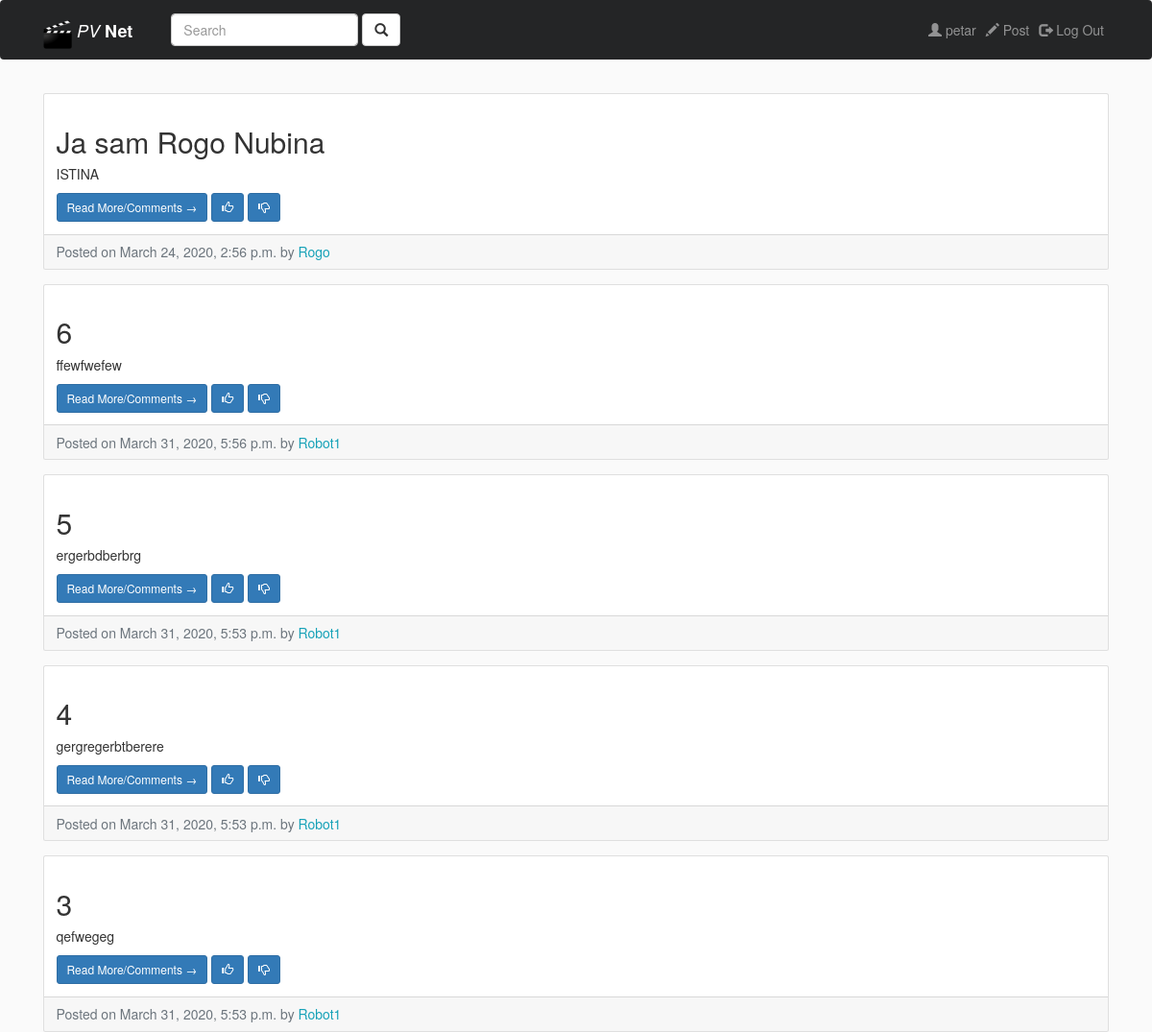
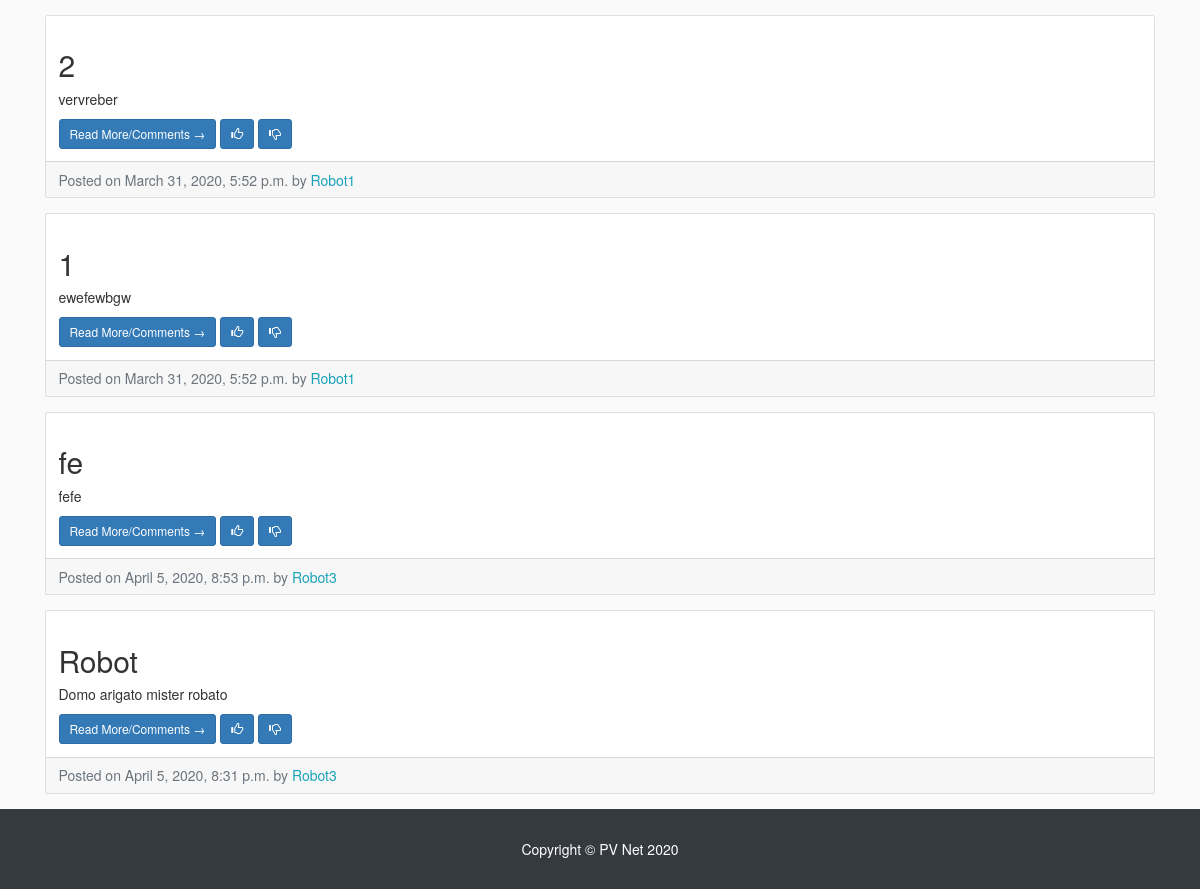
The app's page / (signed in) with its own data (2 pictures, top to bottom).
### entries/models.py (models this page shows, shortened)
class Entry(models.Model):
    entry_title = models.CharField(max_length=50)
    entry_text = models.TextField()
    entry_date = models.DateTimeField(auto_now_add=True)
    entry_author = models.ForeignKey(User, on_delete = models.CASCADE)
    class Meta:
        verbose_name_plural = 'entries'

### entries/views.py (the view)
# urls.py: path('', HomeView.as_view(), name='blog-home'),
class HomeView(LoginRequiredMixin, ListView):
    model = Entry
    template_name = 'entries/index.html'
    context_object_name = "blog_entries"
    paginate_by = 10
    def get_queryset(self):
        user = self.request.user
        following_list = user.userprofile.following.all()
        blog_entries = []
        for i in following_list:
            blog_entries += Entry.objects.order_by('-entry_date').filter(entry_author = i.following.user)
        return blog_entries

### entries/templates/entries/index.html (shortened to what this page needs)
{% extends "entries/base.html" %}
{% load static %}
{% block content %}
<div class="col-md-12">
  {% for entry in blog_entries %}
  <div class="card mb-4 mt-4">
    <div class="card-body">
      <h2 class="card-title">{{ entry.entry_title }}</h2>
      <p class="card-text"> {{ entry.entry_text|truncatechars:100 }}</p>
      <a href="{% url 'entry-detail' entry.pk %}" class="btn btn-primary btn-sm">Read More/Comments &rarr;</a>
      <a href="" class="btn btn-primary btn-sm"> <span class="glyphicon glyphicon-thumbs-up"></span> </a>
      <a href="" class="btn btn-primary btn-sm"> <span class="glyphicon glyphicon-thumbs-down"></span> </a>
    </div>
    <div class="card-footer text-muted">
      Posted on {{ entry.entry_date }} by
      <a href="{% url 'profile' entry.entry_author.pk %}"><span class= "text-info mr-2">{{ entry.entry_author }}
{% if entry.entry_author == user %}(me){% endif %}</span></a>
    </div>
  </div>
  {% empty %}
  <h4>No entries found. Use the search bar to make some friends!</h4>
  {% endfor %}
  </div>
{% endblock %}

### entries/templates/entries/base.html (shortened to what this page needs)
{% load static %}
<!DOCTYPE html>
<html lang="en">
<head>
  <link href="{% static "entries/vendor/bootstrap/css/bootstrap.min.css" %}" rel="stylesheet">
  <link rel="stylesheet" href="https://maxcdn.bootstrapcdn.com/bootstrap/3.3.7/css/bootstrap.min.css">
  <link href="{% static "entries/css/blog-home.css" %}" rel="stylesheet">
</head>
<body>
  <div class="wrapper">
  <nav class="navbar navbar-expand-lg navbar-dark bg-custom fixed-top">
    <div class="container">
      <a class="navbar-brand" href="{% url 'blog-home' %}"> <img src="{% static "photo/director.png" %}" width="30px" height="30px" class="d-inline-block align-top" style="background-color; white"> <i>PV </i><b>Net</b> </a>
      {% if user.is_authenticated %}
      <form class="navbar-form navbar-left" method="GET" action="{% url 'user_search' %}">
      <div class="form-group">
        <input type="text" class="form-control" name="search" placeholder="Search">
      </div>
      <button type="submit" class="btn btn-default"> <span class="glyphicon glyphicon-search"></span> </button>
    </form>
    {% endif %}
      <div class="collapse navbar-collapse" id="navbarResponsive">
      <ul class="nav navbar-nav navbar-right">
          {% if user.is_authenticated %}
          <li class="nav-item">
            <a class="nav-link" href="{% url 'profile' user.pk %}"> <span class="glyphicon glyphicon-user"> </span> {{user.username}}</a>
          </li>
          <li class="nav-item">
            <a class="nav-link" href="{% url 'create_entry' %}"> <span class="glyphicon glyphicon-pencil"></span> Post </a>
          </li>
          <li class="nav-item">
            <a class="nav-link" href="{% url 'logout' %}"> <span class="glyphicon glyphicon-log-out"> </span> Log Out</a>
          </li>
          {% endif %}
        </ul>
      </div>
    </div>
  </nav>
  <div class="container">
    <div class="row">
    {% block content %} {% endblock %}
    </div>
  </div>
  </div>
  <footer class="py-5 bg-dark">
    <div class="container">
      <p class="m-0 text-center text-white">Copyright &copy; PV Net 2020</p>
    </div>
  </footer>
</body>
</html>

### entries/static/entries/css/blog-home.css (style rules this page uses)
.bg-custom, footer { background-color: #242526; }
.wrapper { min-height: calc(100vh - 70px); }
body { background: #fafafa; }

### records on screen
Entry: entry_title "Ja sam Rogo Nubina", entry_text "ISTINA", entry_date "March 24, 2020, 2:56 p.m.", entry_author "Rogo"
Entry: entry_title "6", entry_text "ffewfwefew", entry_date "March 31, 2020, 5:56 p.m.", entry_author "Robot1"
Entry: entry_title "5", entry_text "ergerbdberbrg", entry_date "March 31, 2020, 5:53 p.m.", entry_author "Robot1"
Entry: entry_title "4", entry_text "gergregerbtberere", entry_date "March 31, 2020, 5:53 p.m.", entry_author "Robot1"
Entry: entry_title "3", entry_text "qefwegeg", entry_date "March 31, 2020, 5:53 p.m.", entry_author "Robot1"
Entry: entry_title "2", entry_text "vervreber", entry_date "March 31, 2020, 5:52 p.m.", entry_author "Robot1"
Entry: entry_title "1", entry_text "ewefewbgw", entry_date "March 31, 2020, 5:52 p.m.", entry_author "Robot1"
Entry: entry_title "fe", entry_text "fefe", entry_date "April 5, 2020, 8:53 p.m.", entry_author "Robot3"
Entry: entry_title "Robot", entry_text "Domo arigato mister robato", entry_date "April 5, 2020, 8:31 p.m.", entry_author "Robot3"

### other values on screen
{{ user.username }} "petar"
